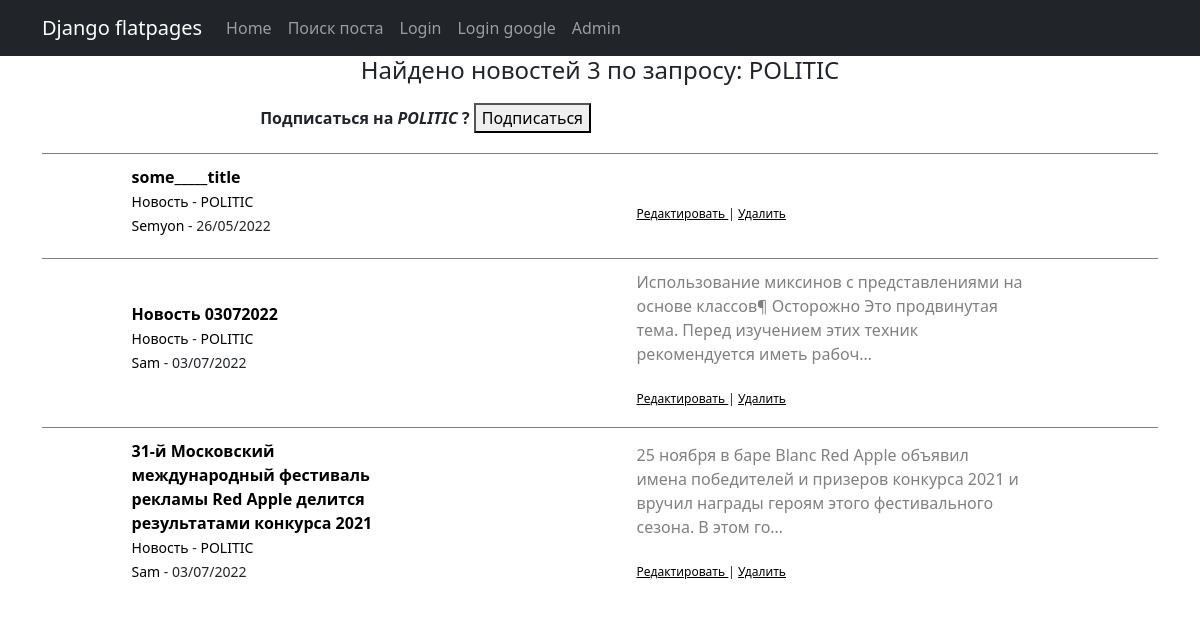
The app's page /news/category/3 with its own data.
### news/models.py (models this page shows, shortened)
class Category(models.Model):
    name = models.CharField(max_length=255, unique=True)
    subscribers = models.ManyToManyField(User, through='CatSub', blank=True)
    def __str__(self):
        return f'{self.name}'

class Post(models.Model):
    author = models.ForeignKey(Author, on_delete=models.CASCADE)
    NEWS = 'NW'
    ARTICLE = 'AR'
    CAT_CHOICES = (
        (NEWS, 'Новость'),
        (ARTICLE, 'Статья'),
    )
    type = models.CharField(max_length=2, choices=CAT_CHOICES, default=ARTICLE)
    date = models.DateTimeField(auto_now_add=True)
    category = models.ManyToManyField(Category, through='PostCategory')
    text = models.TextField(default='')
    title = models.CharField(max_length=255)
    rating = models.SmallIntegerField(default=0)

class Author(models.Model):
    username = models.OneToOneField(User, on_delete=models.CASCADE)
    rating = models.SmallIntegerField(default=0)

### news/views.py (the view)
# urls.py: path('category/<int:pk>', PostCategory.as_view(), name='post_category'),
class PostCategory(ListView):
    model = Post
    ordering = ['-date']
    template_name = 'subcat/filtered.html'
    context_object_name = 'news'
    paginate_by = 6
    def get_queryset(self):
        self.id = resolve(self.request.path_info).kwargs['pk']
        queryset = Post.objects.filter(category=Category.objects.get(id=self.id))
        return queryset
    def get_context_data(self, **kwargs):
        context = super().get_context_data(**kwargs)
        context['filter'] = PostFilter(
            self.request.GET, queryset=self.get_queryset())
        context['name'] = Category.objects.get(id=self.id)
        return context

### news/templatetags/custom_filters.py (called while the page is built)
@register.filter(name='censor') # регистрируем наш фильтр под именем Censor, чтоб django понимал, что это именно фильтр, а не простая функция
def Censor(value): # первый аргумент здесь это то значение, к которому надо применить фильтр, второй аргумент — это аргумент фильтра, т. е. примерно следующее будет в шаблоне value|Censor
    STRONG_WORDS = ["php", "редиска"]
    if not isinstance(value, str):
        raise ValueError('Нельзя цензурировать не строку')
    for word in STRONG_WORDS:
        value = value.replace(word[1:], '*' * (len(word)-1))
    return value

### templates/subcat/filtered.html (shortened to what this page needs)
{% extends 'flatpages/default.html' %}
{% load custom_tags %}
{% load custom_filters %}
{% block content %}
<h4>
    Найдено новостей {{filter.qs|length}} по запросу:
    <span> {{ name }} </span>
</h4>
{% if name.id %}
<div class="new2">
  <strong>
    Подписаться на
    <em> {{ name }} </em>?
  </strong>
  <a href="{% url 'subscr_category' name.id %}">
    <button>
      Подписаться
    </button>
  </a>
</div>
{% endif %}
<table>
    {% for new in news %}
    <tr>
        <td class="top">
            <div class="news">
                <strong class="str">
                    <a href="{% url 'new' new.id %}"> {{ new.title|censor }} </a>
                </strong>
                <div class="str">
                    <small>
                        <a href="#"> {{ new.get_type_display }} </a> -
                        {% for category in new.category.all %}
                            <a href="{% url 'post_category' category.id %}"> {{ category }} </a>
                        {% endfor %}
                    </small>
                </div>
                <div class="str">
                    <small>
                        <a href="#"> {{ new.author.username }} </a> - {{ new.date|date:'d/m/Y' }}
                    </small>
                </div>
            </div>
        </td>
        <td class="top">
            <div class="news">
                <div class="grey">
                    {{ new.text|truncatechars:150 }}
                </div>
                <p>
                <div class="str">
                <sub>
                    {% if new.type == 'NEWS' %}
                        <a href="{% url 'new_update' new.id %}"><u> Редактировать </u></a>
                        |
                        <a href="{% url 'new_delete' new.id %}"><u> Удалить </u></a>
                    {% else %}
                        <a href="{% url 'article_update' new.id %}"><u> Редактировать </u></a>
                        |
                        <a href="{% url 'article_delete' new.id %}"><u> Удалить </u></a>
                    {% endif %}
                </sub>
                </div>
            </div>
        </td>
    </tr>
    {% endfor %}
</table>
{% endblock content %}

### templates/subcat/filtered.html (style rules this page uses)
.news { display: inline-block; margin: 0 10px 10px 0; padding: 10px 0; width: 60%; }
.new2 { display: inline-block; margin: 0 10px 10px 0; padding: 10px 0; width: 60%; text-align: left; }
.str { display: block; text-align: left; }
.grey { color: grey; text-align: left; }
A { text-decoration: none; color: black; }
.top { border-top:1px solid grey; }

### records on screen
Category: name "POLITIC"
Post: title|censor "some_____title", type "Новость", author.username "Semyon", date "26/05/2022", shows "Редактировать"
Post: title|censor "Новость 03072022", type "Новость", author.username "Sam", date "03/07/2022", text "Использование миксинов с представлениями на основе классов¶ Осторожно Это продвинутая тема. Перед изучением этих техник рекомендуется иметь рабоч…", shows "Редактировать"
Post: title|censor "31-й Московский международный фестиваль рекламы Red Apple делится результатами конкурса 2021", type "Новость", author.username "Sam", date "03/07/2022", text "25 ноября в баре Blanc Red Apple объявил имена победителей и призеров конкурса 2021 и вручил награды героям этого фестивального сезона. В этом го…", shows "Редактировать"

### other values on screen
{{ filter.qs|length }} "3"
